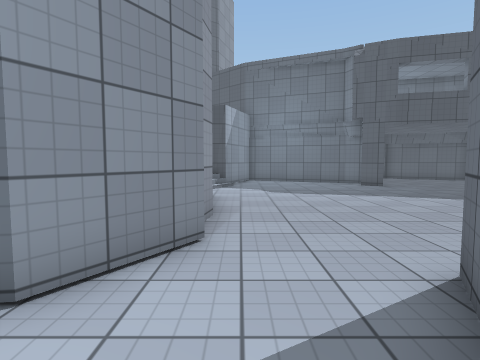
view 1 (above)

18 first-person views from a walk through a 3-D level made in the Unity game engine. The camera is 1.3 m above the floor, tilts 4° down and sees 80° across. The floor is counted in squares, 1 m on a side. Each view is taken from the middle of a square. On the plan, view 1 faces up. The plan holds only what a view shows up to about 13 squares ahead; the rest is blank. The place goes on beyond the plan. The player is left out. Surface patterns are stand-ins for the level's own textures.

view 2
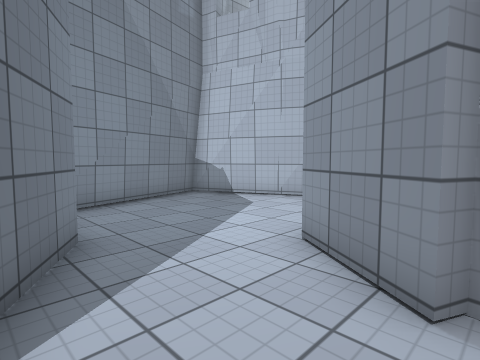

view 3
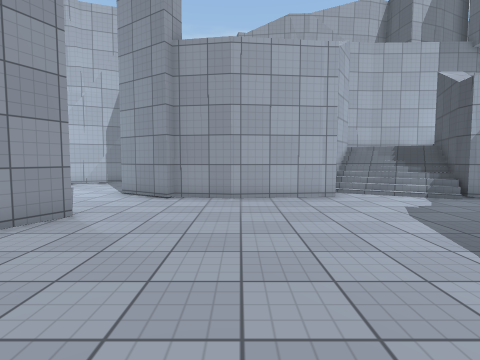

view 4
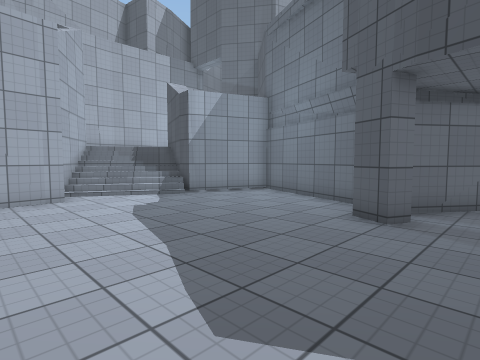

view 5
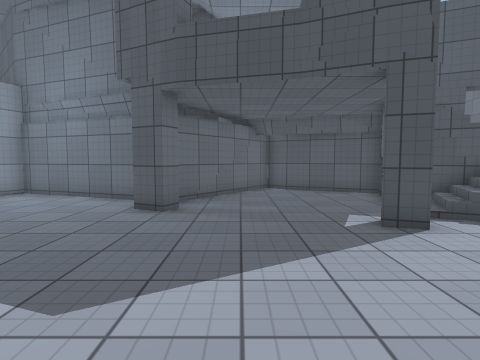

view 6
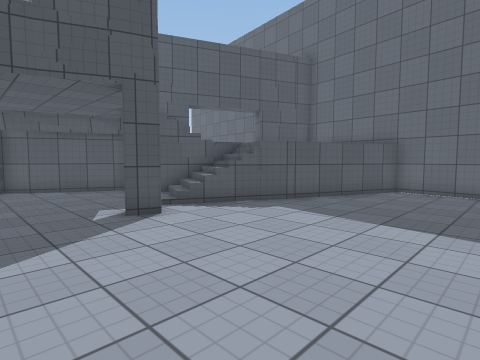

view 7
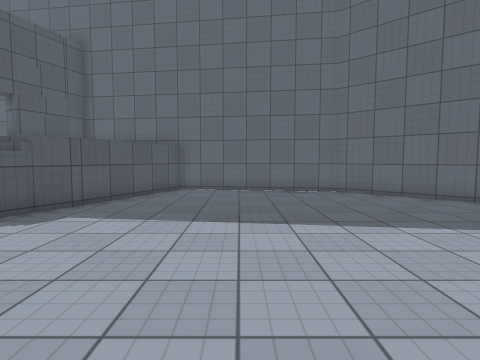

view 8
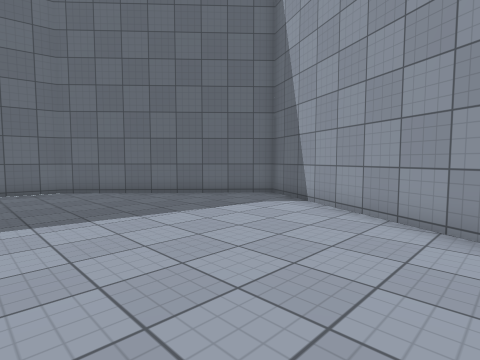

view 9
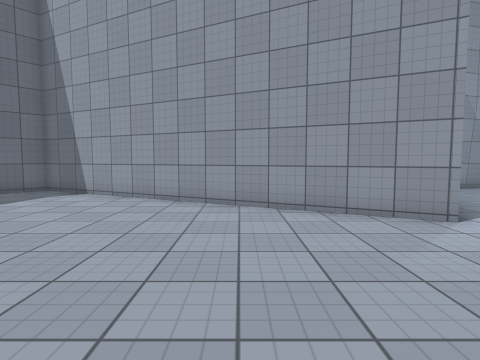

view 10
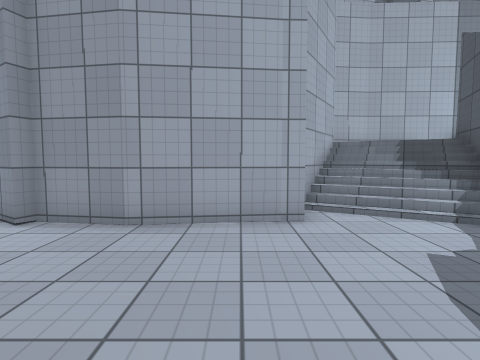

view 11
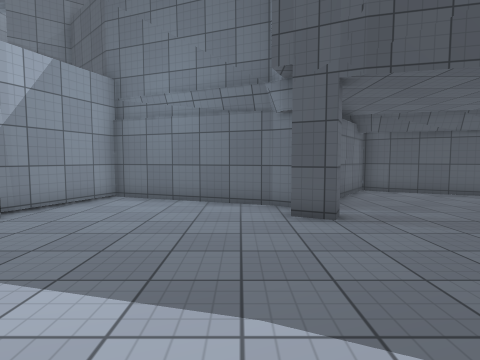

view 12
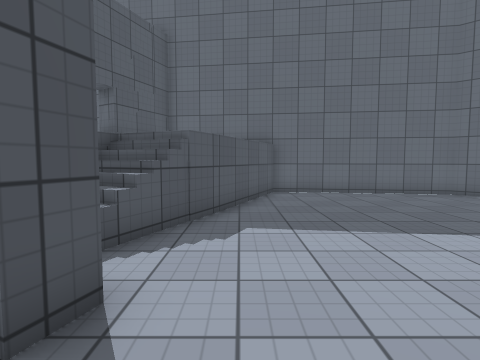

view 13
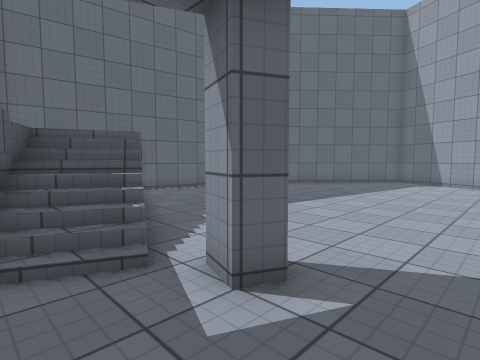

view 14
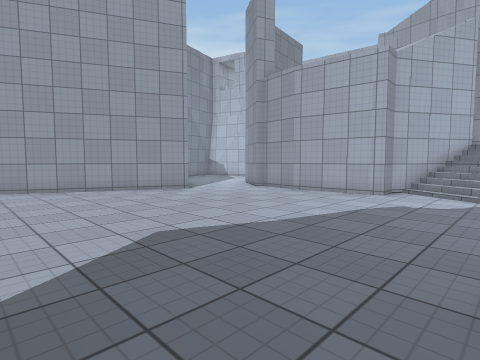

view 15
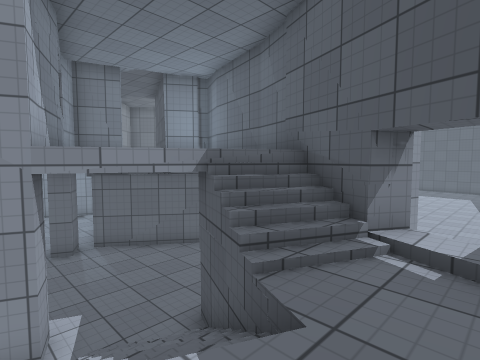

view 16
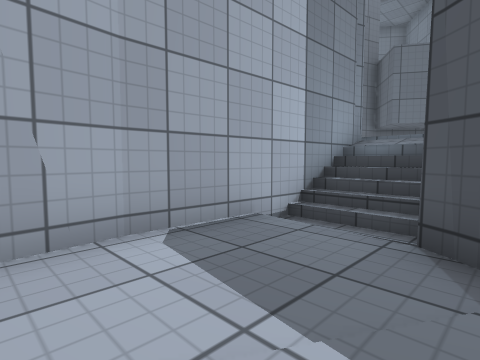

view 17
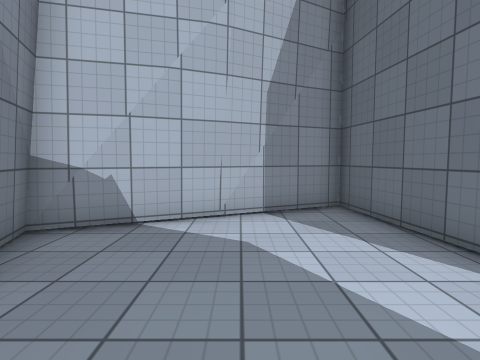

view 18
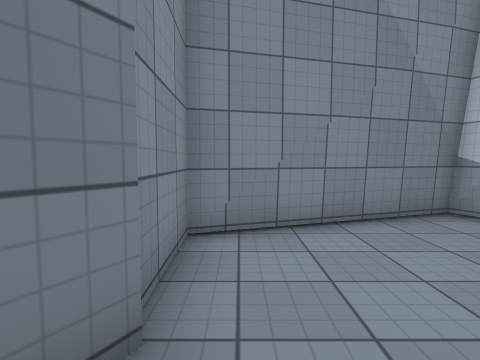

### Floor plan
Key: @ floor where view 1 was taken; # wall or solid block; x gap in a wall; . main floor; : floor 1.75 m higher than the main floor; + floor 2 m higher than the main floor; * floor 2.25 m higher than the main floor; % floor 2.75 m higher than the main floor; & floor 3.25 m higher than the main floor; / step, stairs or slope; = window, fence, low wall or low ledge.
Columns run from 8 left of view 1 to 22 right of it. Each row starts with its distance up from view 1.
 22                         #
 21  #                      #
 20  #&#             ####
 19  #%#             #..###
 18  #*#    ####    ##....#
 17  #:##   #..######.....####.
 16  #++#####.....##......=//#+
 15  #++//##......##......///++/##
 14  #++////..............//=/+   #
 13  #+/////............#x=//+    #
 12  ####//................./++   #
 11     ##/...................#+  #
 10      ###.....................x#
  9        #......................#
  8        #.....................##
  7        #.....................#
  6        #.....................#
  5        #.....................#
  4       ##.....................#
  3       #...##.................#
  2 ##### ....####..............##
  1 #........##  ###...........##
  0 ##......@#     ###........##
 -1  #.......#       ###.....##
 -2  ##......#         ###..##
 -3   #....###           ####
 -4   ######

Where each view was taken, in squares from view 1:
view 1: 0 up, 0 right, facing up
view 2: 5 up, 2 right, facing down-left
view 3: 7 up, 9 right, facing left
view 4: 8 up, 9 right, facing up-left
view 5: 7 up, 9 right, facing up
view 6: 6 up, 9 right, facing up-right
view 7: 7 up, 9 right, facing right
view 8: 6 up, 8 right, facing down-right
view 9: 9 up, 7 right, facing down
view 10: 9 up, 5 right, facing left
view 11: 8 up, 5 right, facing up
view 12: 11 up, 10 right, facing right
view 13: 15 up, 10 right, facing down-right
view 14: 14 up, 10 right, facing down-left
view 15: 12 up, 18 right, facing up-left
view 16: 13 up, 4 left, facing up-left
view 17: 1 down, 0 right, facing left
view 18: 2 up, 0 right, facing down
